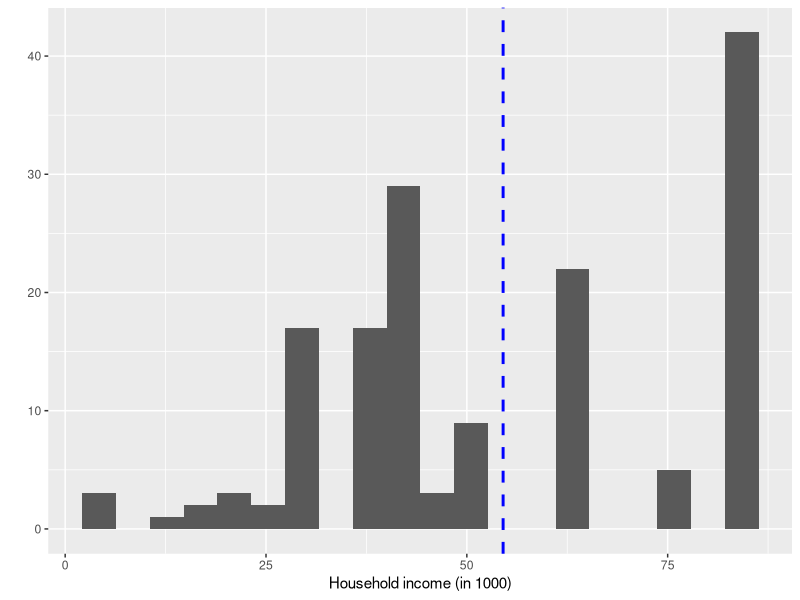
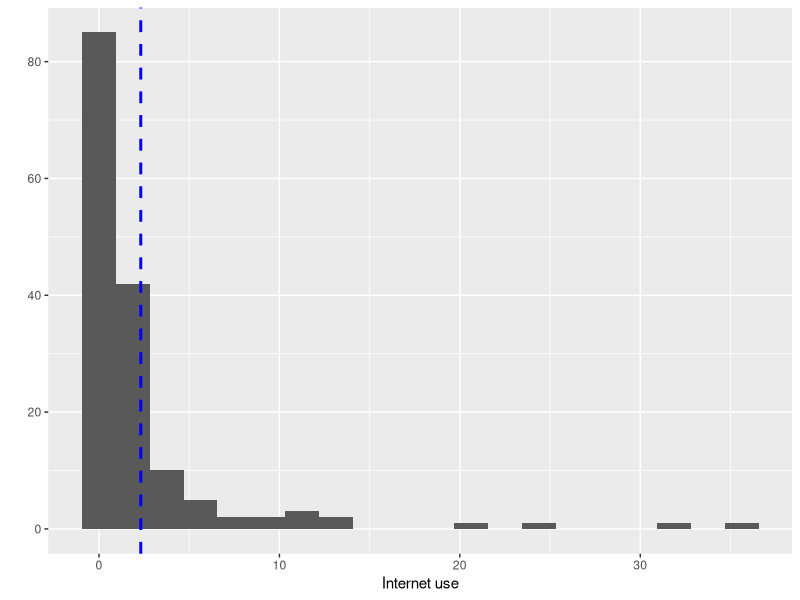
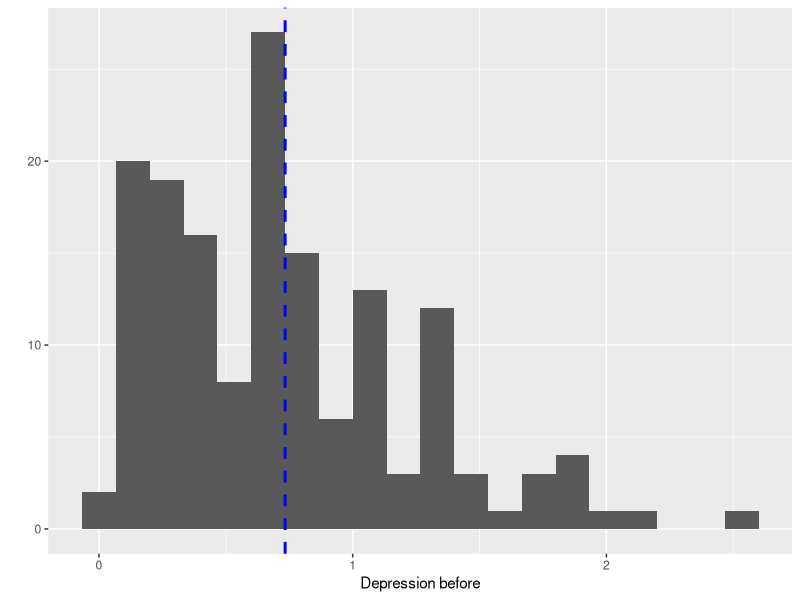
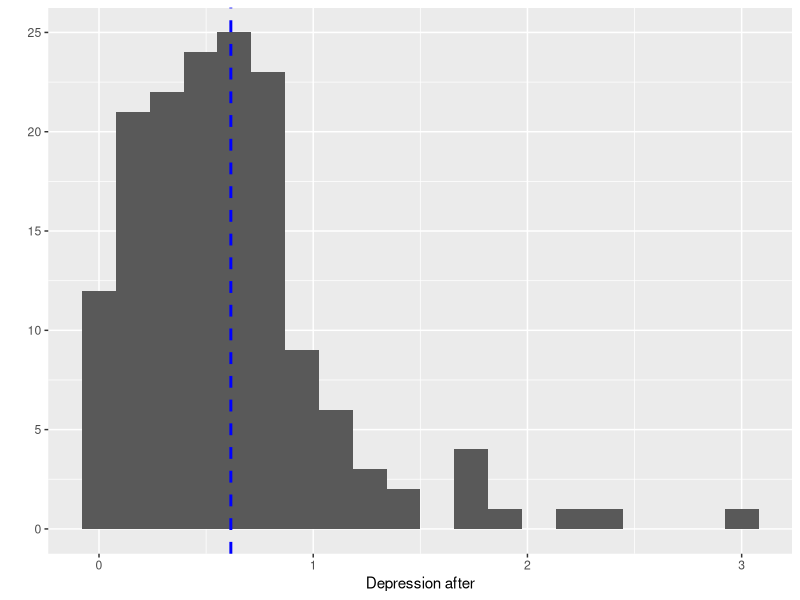
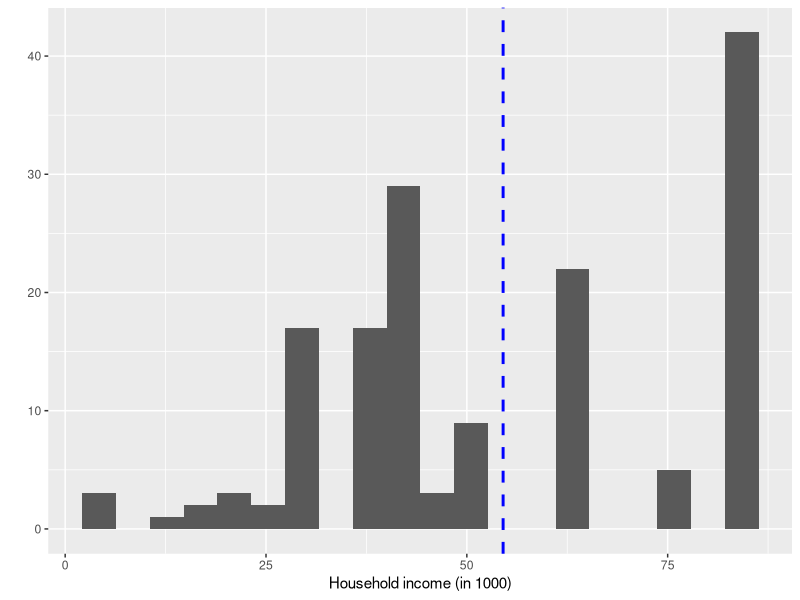
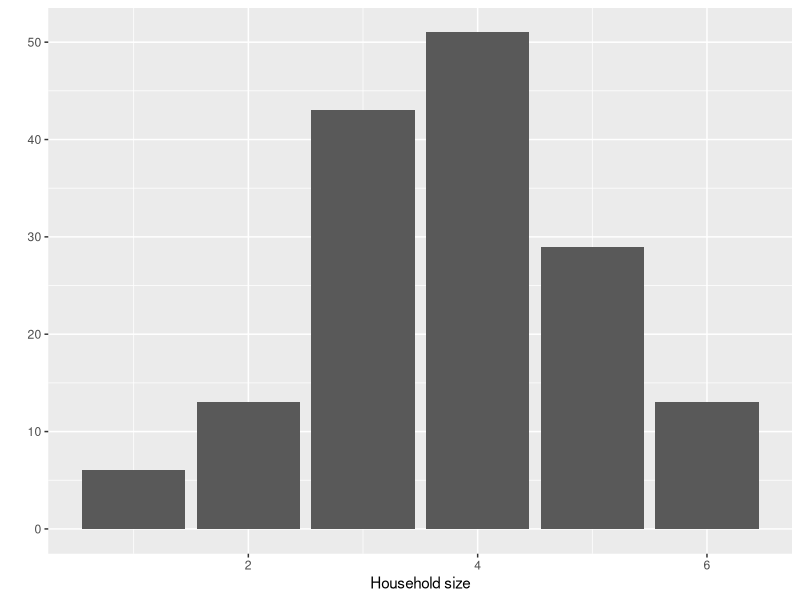
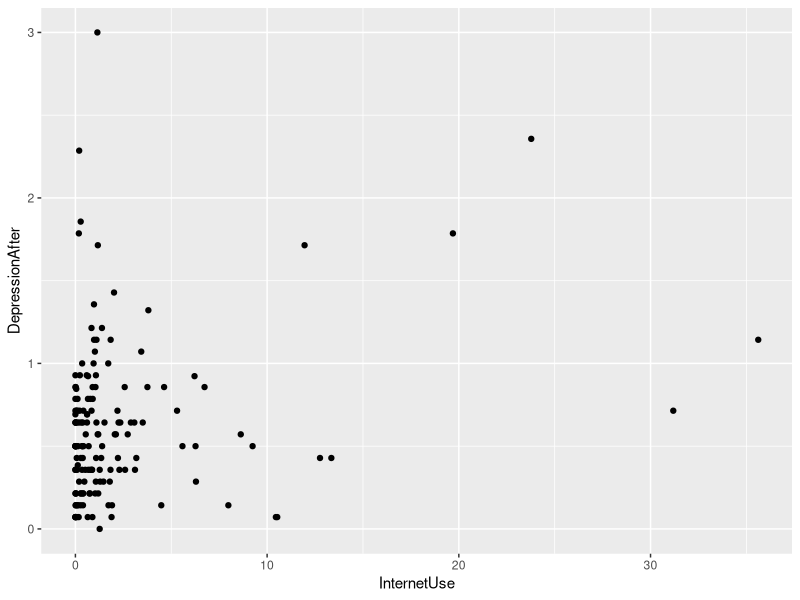
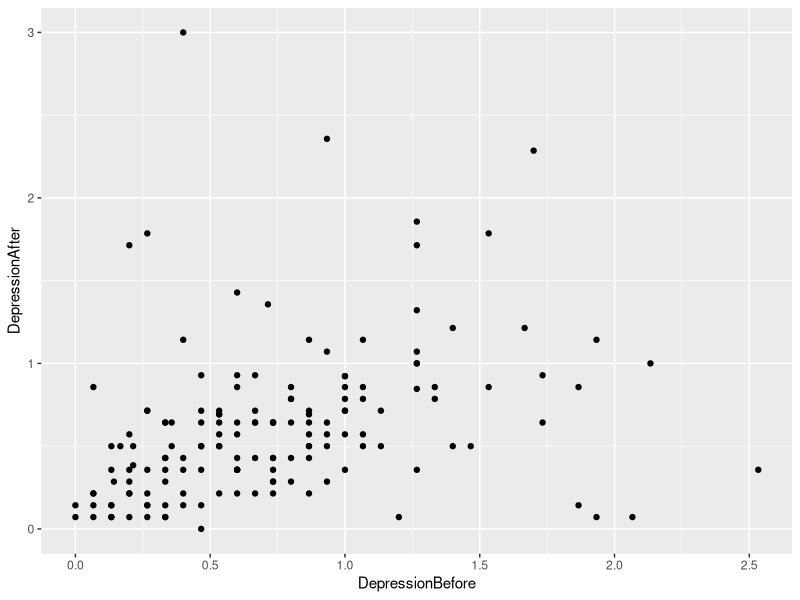

Reproduce these figures in R, in order. (Note: this script raises an error after producing the figures.)
#ucitavanje biblioteka
library("ggplot2")

# ucitavanje podataka
DepressionDataSet <- read.delim("./depression-and-the-internet.txt")

# Izbacivanje NA vrijednosti iz podataka (izgubljeno je 14 redova)
DepressionDataSet = na.omit(DepressionDataSet)


# promjena imena stupaca koji imaju losa imena
names(DepressionDataSet)[names(DepressionDataSet) == 'Household.income...000.'] = 'HouseholdIncome'
names(DepressionDataSet)[names(DepressionDataSet) == 'Household.size'] = 'HouseholdSize'
names(DepressionDataSet)[names(DepressionDataSet) == 'Internet.use..mean.hours.per.week.'] = 'InternetUse'
names(DepressionDataSet)[names(DepressionDataSet) == 'Race..white...1..minority...0.'] = 'Race'

# promjena rase u factor
DepressionDataSet$Race<- as.factor( DepressionDataSet$Race )
levels(DepressionDataSet$Race) = c('NonWhite', 'White')


# Ovo je zadatak a)
summary(DepressionDataSet)

ggplot(DepressionDataSet, aes(HouseholdIncome) ) +
  geom_histogram(bins = 20) +
  geom_vline(aes(xintercept=mean(HouseholdIncome)), color="blue", linetype="dashed", size=1) +
  xlab('Household income (in 1000)') +
  ylab('')

ggplot(DepressionDataSet, aes(InternetUse) ) +
  geom_histogram(bins = 20) +
  geom_vline(aes(xintercept=mean(InternetUse)), color="blue", linetype="dashed", size=1) +
  xlab('Internet use') +
  ylab('')

ggplot(DepressionDataSet, aes(DepressionBefore) ) +
  geom_histogram(bins = 20) +
  geom_vline(aes(xintercept=mean(DepressionBefore)), color="blue", linetype="dashed", size=1) +
  xlab('Depression before') +
  ylab('')

ggplot(DepressionDataSet, aes(DepressionAfter) ) +
  geom_histogram(bins = 20) +
  geom_vline(aes(xintercept=mean(DepressionAfter)), color="blue", linetype="dashed", size=1) +
  xlab('Depression after') +
  ylab('')


ggplot(DepressionDataSet, aes(HouseholdIncome) ) +
  geom_histogram(bins = 20) +
  geom_vline(aes(xintercept=mean(HouseholdIncome)), color="blue", linetype="dashed", size=1) +
  xlab('Household income (in 1000)') +
  ylab('')

ggplot(DepressionDataSet, aes(HouseholdSize) ) +
  geom_bar() +
  xlab('Household size') +
  ylab('')

#Ovo je zadatak b)
cor(DepressionDataSet[, c("InternetUse", "DepressionBefore", "DepressionAfter", "HouseholdIncome", "HouseholdSize")])

ggplot(DepressionDataSet, aes(x = InternetUse, y = DepressionAfter)) + geom_point()
ggplot(DepressionDataSet, aes(x = DepressionBefore, y = DepressionAfter)) + geom_point()

#Ovo je zadatak c)
# u isti dataframe je dodana stupac Difference
DepressionDataSet$Difference = DepressionDataSet$DepressionAfter  - DepressionDataSet$DepressionBefore

# opis dobivene varijable
summary(DepressionDataSet$Difference)

ggplot(DepressionDataSet, aes(Difference) ) +
  geom_histogram(bins = 20) +
  geom_vline(aes(xintercept=mean(Difference)), color="blue", linetype="dashed", size=1) +
  xlab('Depression after - Depression before') +
  ylab('')


#Ovo je zadatak d)
shapiro.test(DepressionDataSet$DepressionBefore)
shapiro.test(DepressionDataSet$DepressionAfter)
shapiro.test(DepressionDataSet$InternetUse)
shapiro.test(DepressionDataSet$HouseholdIncome)
shapiro.test(DepressionDataSet$HouseholdSize)

shapiro.test(DepressionDataSet$Difference)

ggplot(DepressionDataSet, aes(Difference) ) + geom_density()

ggplot(DepressionDataSet, aes(sample = Difference) ) + stat_qq() + stat_qq_line()

#Ovo je zadatak e)
ggplot(data = DepressionDataSet, aes(x = Gender, y = Difference)) +
  geom_boxplot()

ggplot(DepressionDataSet, aes(sample = Difference, colour = factor(Gender))) +
  stat_qq() +
  stat_qq_line()

wilcox.test(DepressionDataSet$Difference~DepressionDataSet$Gender)

###
ggplot(DepressionDataSet, aes(x=Difference, fill=Gender, color=Gender)) + geom_histogram(position="identity")
  geom_histogram() +
  theme(legend.position="top")

cor(DepressionDataSet[, c("InternetUse", "HouseholdIncome", "HouseholdSize", "Difference")])
ggplot(DepressionDataSet, aes(x = HouseholdIncome, y = Difference)) + geom_point()


ggplot(DepressionDataSet, aes(DepressionBefore) ) +
  geom_histogram(bins = 12, na.rm = TRUE) 

  ggplot(DepressionDataSet, aes(DepressionAfter) ) +
  geom_histogram(bins = 10, fill="white", alpha=0.5, position="identity", na.rm = TRUE) 
  
ggplot(DepressionDataSet, aes(x = "", y = HouseholdIncome)) + geom_boxplot() + coord_flip()